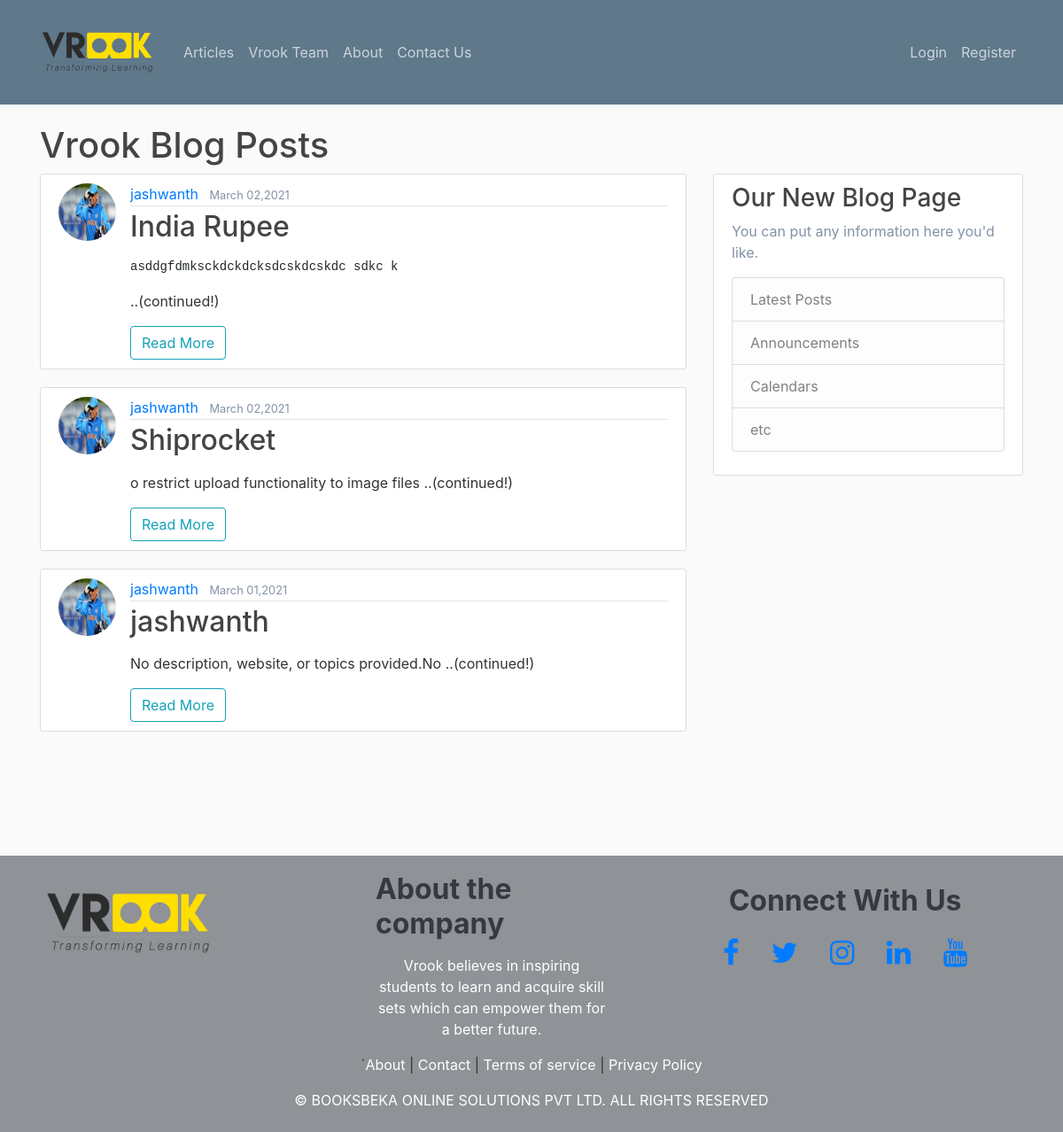
/articles/, run on an earlier commit of the app's database.
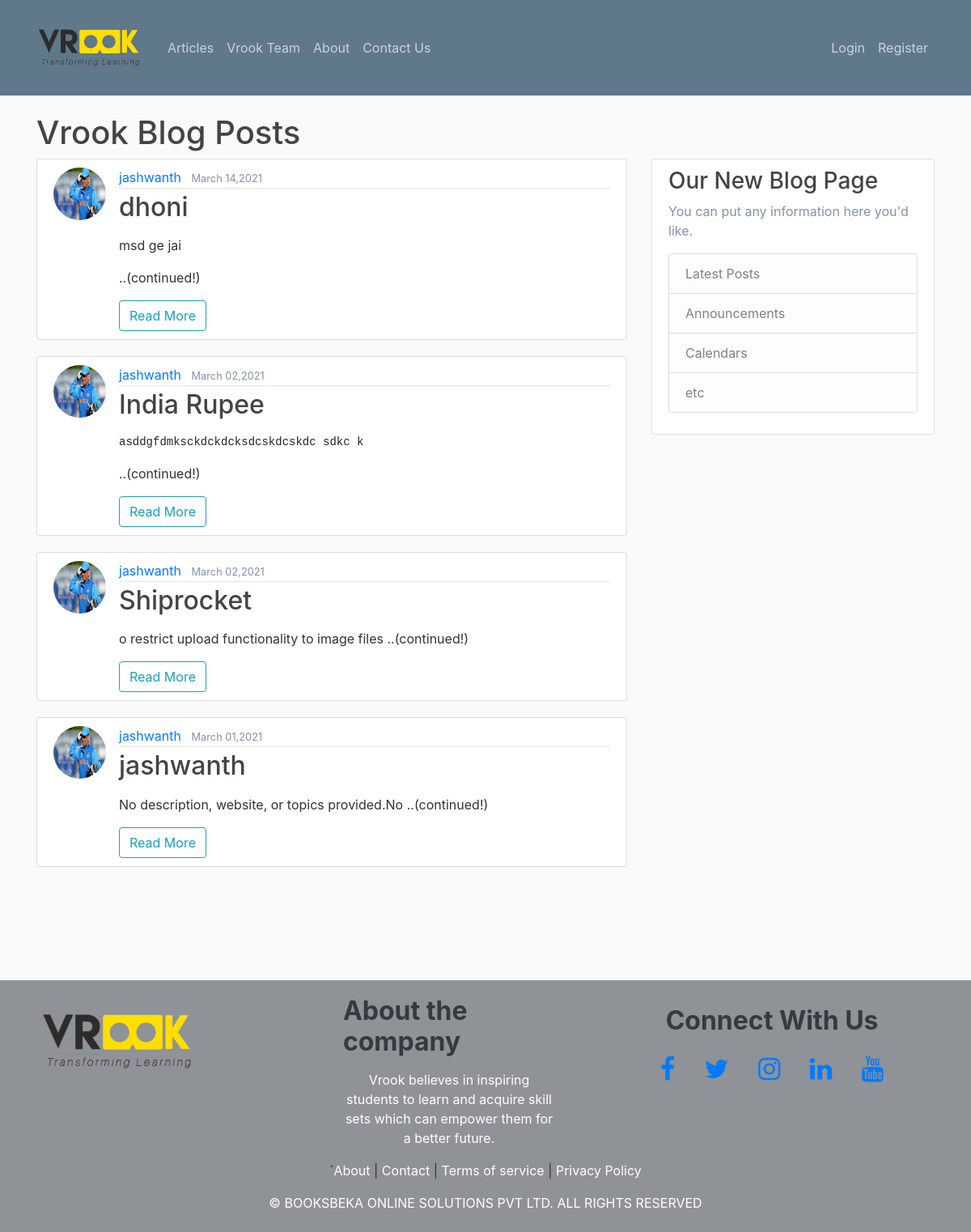
And on a later commit of the database.
### articles/models.py (models this page shows, shortened)
class Articles(models.Model):
    title = models.CharField(max_length=250)
    slug = models.SlugField()
    body = RichTextField(blank=True, null=True)
    date = models.DateTimeField(auto_now_add=True)
    thumbnail = models.ImageField(default='default.png', blank=True)
    author = models.ForeignKey(User, default=None, on_delete=models.DO_NOTHING, )
    def snippet(self):
        return self.body[:50] + '..(continued!)'

### accounts/models.py (models this page shows, shortened)
class Profile(models.Model):
    user = models.OneToOneField(User, on_delete=models.CASCADE)
    image = models.ImageField(default='default.jpg', upload_to='profile_pics')

### articles/views.py (the view)
# urls.py: path('',views.articles,name="list"),
def articles(request):
    articles = Articles.objects.all().order_by('-date')
    return render(request, 'articles/articles.html', {'articles': articles})

### articles/templates/articles/articles.html
{% extends 'base_layout.html' %}
{% block content %}
    <h1>Vrook Blog Posts</h1>
    <div class="row">
    <div class="col-md-8 articles">
        {% for article in articles %}
            <article class="media content-section">
                <img class="rounded-circle article-img" src="{{ article.author.profile.image.url }}">
              <div class="media-body">
                <div class="article-metadata">
                  <a class="mr-2" href="#">{{ article.author }}</a>
                  <small class="text-muted">{{ article.date|date:"F d,Y" }}</small>
                </div>
                <h2><a class="article-title" href="{% url 'articles:details' slug=article.slug %}">{{ article.title  }}</a></h2>
                <p class="article-content">{{ article.snippet|safe }}</p>
                <a class="btn btn-outline-info" href="{% url 'articles:details' slug=article.slug %}" role="button">Read More</a>
              </div>
            </article>
        {% endfor %}
    </div>
    <div class="col-md-4">
          <div class="content-section">
            <h3>Our New Blog Page</h3>
                <p class='text-muted'>You can put any information here you'd like.
                  <ul class="list-group">
                    <li class="list-group-item list-group-item-light">Latest Posts</li>
                    <li class="list-group-item list-group-item-light">Announcements</li>
                    <li class="list-group-item list-group-item-light">Calendars</li>
                    <li class="list-group-item list-group-item-light">etc</li>
                  </ul>
                </p>
          </div>
    </div>
    </div>
{% endblock%}

### templates/base_layout.html (shortened to what this page needs)
{% load static %}
<html>
    <head>
        <link rel="stylesheet" href="https://maxcdn.bootstrapcdn.com/bootstrap/4.0.0/css/bootstrap.min.css">
        <link rel="stylesheet" href="https://cdnjs.cloudflare.com/ajax/libs/font-awesome/4.7.0/css/font-awesome.min.css">
        {% load static %}
        <link rel="stylesheet" type="text/css" href="{% static 'styles.css' %}">
    </head>
    <body>
        <header class="site-header">
          <nav class="navbar navbar-expand-md navbar-dark bg-steel fixed-top">
            <div class="container">
              <a class="navbar-brand mr-4" href="{% url 'home' %}"><img src="{% static 'logo.png' %}"></a>
              <div class="collapse navbar-collapse" id="navbarToggle">
                <div class="navbar-nav mr-auto">
                   <a class="nav-item nav-link" href="{% url 'articles:list' %}">Articles</a>
                   <a class="nav-item nav-link" href="{% url 'team' %}">Vrook Team</a>
                  <a class="nav-item nav-link" href="{% url 'about' %}">About</a>
                  <a class="nav-item nav-link" href="{% url 'contact' %}">Contact Us</a>
                </div>
                <div class="navbar-nav">
                    {% if user.is_authenticated %}
                      <a class="nav-item nav-link" href="{% url 'accounts:logout' %}">Logout</a>
                      <a class="nav-item nav-link" href="{% url 'articles:create' %}">Add Article</a>
                      <a class="nav-item nav-link" href="{% url 'accounts:profile' %}">My Profile</a>
                    {% else %}
                      <a class="nav-item nav-link" href="{% url 'accounts:login' %}">Login</a>
                      <a class="nav-item nav-link" href="{% url 'accounts:register' %}">Register</a>
                    {% endif %}
                </div>
              </div>
            </div>
          </nav>
        </header>
        <main role="main" class="container" id="body">
          <div class="row">
            <div class="col-md-12">
              {% block content %}{% endblock %}
            </div>
          </div>
        </main>
        <footer class="p-2 mb-0  " id="footer-bg">
            <div class=".container">
              <div class="row">
                <div class="col-sm-6 col-md-3" >
                    <a  href="{% url 'home' %}"><img src="{% static 'vrook_logo.png' %}"></a>
                </div>
                <div class="col-sm-6 col-md-4 text-center text-md-left" >
                  <h2><span class="d-flex justify-content-center  text-dark" id="about"><strong> About the company</strong></span></h2>
                  <p class="text-white " id="about-content">Vrook believes in inspiring students to learn and acquire skill sets which can empower them for a better future.</p>
                </div>
                <div class="col-sm-12 col-md-5 ">
                  <h2><span class="d-flex justify-content-center  text-dark" id="connect-us"><strong>Connect With Us </strong></span></h2>
                  <div class="d-flex justify-content-center" id="icons">
                    <p>
                        <a  href=https://www.facebook.com/vrook.co target="_blank"> <i class="fa fa-facebook fa-2x mx-3"></i></a>
                        <a  href=https://twitter.com/vrook_co target="_blank"> <i class="fa fa-twitter fa-2x mx-3"></i></a>
                        <a  href=https://www.instagram.com/vrook.co/ target="_blank"> <i class="fa fa-instagram fa-2x mx-3"></i></a>
                        <a  href=https://www.linkedin.com/company/booksbeka-online-solutions-private-limited target="_blank"> <i class="fa fa-linkedin fa-2x mx-3"></i></a>
                        <a  href=https://www.youtube.com/channel/UCv-OBAd6y1GeNK1Qx1aaJjg target="_blank"> <i class="fa fa-youtube fa-2x mx-3"></i></a>
                    </p>
                  </div>
                </div>
              </div>
              <div class="d-flex justify-content-center " id="navlinks" >
                <div>
                  <p>
                    `<a class="text-white"  href="/about">About</a>
                      |
                      <a class="text-white"  href="/contact">Contact</a>
                      |
                      <a class="text-white" href="/tos">Terms of service</a>
                      |
                      <a class="text-white" href="/privacy">Privacy Policy</a>
                    </p>
                </div>
              </div>
              <div class="col d-flex justify-content-center text-white ">
                <p> © <a class="text-white"  href="https://vrook.co/"  target="_blank" > BOOKSBEKA </a>ONLINE SOLUTIONS PVT LTD. ALL RIGHTS RESERVED</p>
              </div>
            </div>
        </footer>
    </body>
</html>

### static/styles.css (style rules this page uses)
body { background: #fafafa; color: #333333; margin-top: 5rem; }
@media (min-width: 992px) { #body { padding-top: 5%; width: 100%; overflow: hidden; padding-bottom: 10%; min-height:70%; } }
h1, h2, h3, h4, h5, h6 { color: #444444; }
ul { margin: 0; }
.bg-steel { background-color: #5f788a; }
.site-header .navbar-nav .nav-link { color: #cbd5db; }
.content-section { background: #ffffff; padding: 10px 20px; border: 1px solid #dddddd; border-radius: 3px; margin-bottom: 20px; }
.article-title { color: #444444; }
.article-content { white-space: pre-line; }
.article-img { height: 65px; width: 65px; margin-right: 16px; }
.article-metadata { padding-bottom: 1px; margin-bottom: 4px; border-bottom: 1px solid #e3e3e3 }
@media (min-width: 992px) { header img { width: 130px; } }
@media (min-width: 992px) { #body { padding-top: 5%; width:100%; overflow: hidden; padding-bottom:10%; } }
#footer-bg { background-color: #8f9296; height:auto; margin-bottom: 0px !important; width:100%; position: absolute; overflow: hidden; }
@media (min-width: 992px) { footer img { width: 70%; display: block; margin-left: 15%; } }
@media (min-width: 992px) { #about-content { padding-top: 5%; text-align: center; text-align: center; width: 70%; margin-left: 30%; } }
@media (min-width: 992px) { #about { padding-top: 3%; margin-bottom: -3%; margin-left: 30%; } }
@media (min-width: 992px) { #connect-us { margin: 5%; } }
.text-muted { color: #8492a6 !important; }

What changed in the data, as far as the page shows it:
added Articles: author.profile.image (picture), author "jashwanth", date "March 14,2021", title "dhoni", snippet "msd ge jai ..(continued!)"
changed through a linked row, Articles "India Rupee": author.profile.image: a different picture
changed through a linked row, Articles "Shiprocket": author.profile.image: a different picture
changed through a linked row, Articles "No description, website, or topics provided.No ..(continued!)": author.profile.image: a different picture
